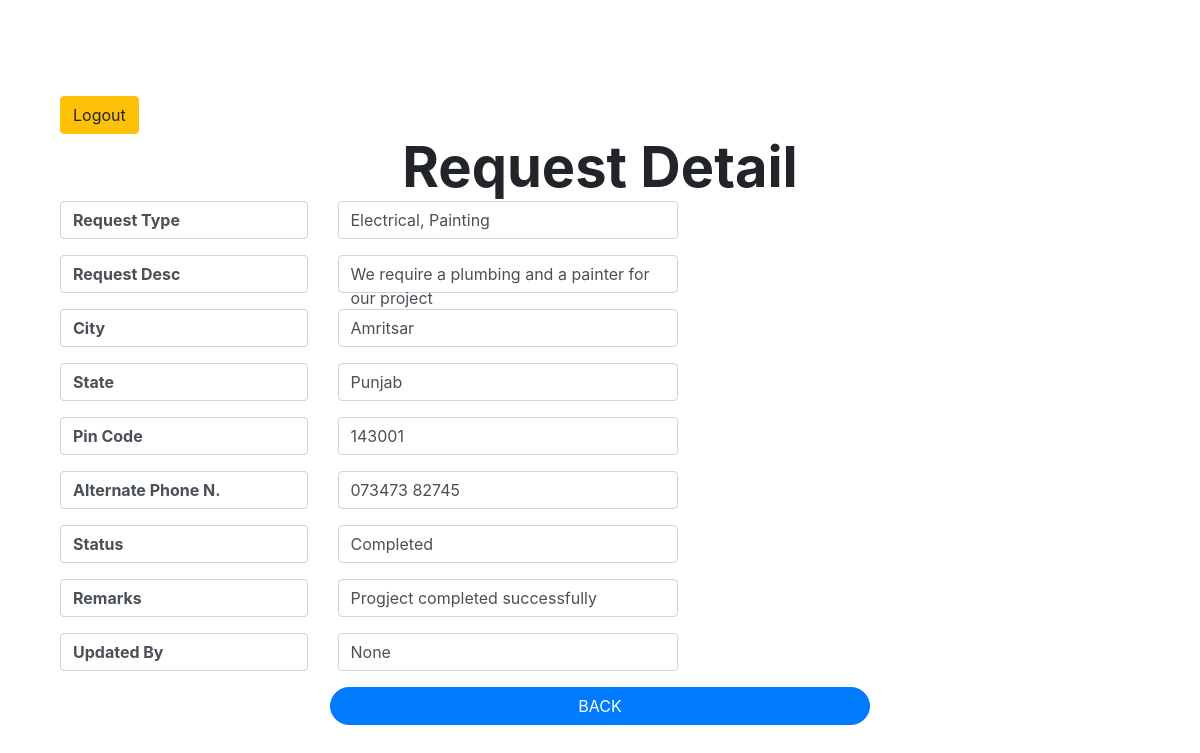
The page /request/detail/1 (signed in) on the database its author committed.
### assignment/models.py (models this page shows, shortened)
class Request_Table(models.Model):
    STATUS_CHOICE = [('Pending', 'Pending'), ('In Progress', 'In Progress'), ('Completed', 'Completed')]
    STATES_NAMES = [('Punjab', 'Punjab'), ('Delhi', 'Delhi'), ('Rajasthan', 'Rajasthan'), ('Maharastra', 'Maharastra'),
                    ('Utter Pradesh', 'Utter Pradesh'), ('Madhya Pradesh', 'Madhya Pradesh'),
                    ('Jammu Kashmir', 'Jammu Kashmir'), ('Gujrat', 'Gujrat'), ('Tamil Nadu', 'Tamil Nadu'),
                    ('Kerela', 'Kerela'), ('Karnatka', 'Karnatka'), ('Orissa', 'Orissa')]
    TYPE = [('Plumbing', 'Plumbing'), ('Electricity', 'Electricity'), ('Painting', 'Painting'),
            ('Deep Cleaning', 'Deep Cleaning')]
    request_type = models.ManyToManyField(Category_type, verbose_name='Request Type')
    request_desc = models.TextField(verbose_name='Request Desc')
    city = models.CharField(max_length=255, verbose_name='City')
    state = models.CharField(max_length=255, choices=STATES_NAMES)
    pincode = models.CharField(max_length=6, verbose_name='Pin Code', validators=[validate_pin])
    date = models.DateTimeField(verbose_name='Request Date', auto_now_add=True)
    mobile = PhoneNumberField()
    status = models.CharField(max_length=255, verbose_name="Status", choices=STATUS_CHOICE, default='Pending',
                              blank=True, null=True)
    remarks = models.TextField(verbose_name="Remarks", blank=True, null=True)
    user = models.ForeignKey(settings.AUTH_USER_MODEL, on_delete=models.CASCADE, verbose_name='User', blank=True,
                             null=True)
    objects = models.Manager

class Category_type(models.Model):
    name = models.CharField(max_length=255, verbose_name='Name')
    objects = models.Manager
    def __str__(self):
        return self.name

### assignment/views.py (the view)
# urls.py: path('request/detail/<int:pk>', Detail_request.as_view(), name="detail"),
@method_decorator(login_required(login_url='/user_login'),name='dispatch')
class Detail_request(DetailView):
    model = Request_Table
    template_name = 'request_detail.html'

### assignment/models.py (called while the page is built)
    @property
    def is_active(self):
        return self.active

### templates/request_detail.html
{% extends 'base.html' %}
{% block content %}
    {% load crispy_forms_tags %}
    <div class="container">
        <br><br><br><br>
        <a href="{% url 'assignment:user_logout' %}" class="btn btn-warning">Logout</a>
        <div class="display-4 font-weight-bolder text-center">Request Detail</div>
        <div class="row">
            <div class="col-sm-3">
                <p class="form-control font-weight-bolder">Request Type</p>
                <p class="form-control font-weight-bolder">Request Desc</p>
                <p class="form-control font-weight-bolder">City</p>
                <p class="form-control font-weight-bolder">State</p>
                <p class="form-control font-weight-bolder">Pin Code</p>
                <p class="form-control font-weight-bolder">Alternate Phone N.</p>
                <p class="form-control font-weight-bolder">Status</p>
                <p class="form-control font-weight-bolder">Remarks</p>
                <p class="form-control font-weight-bolder">Updated By</p>
            </div>
            <div class="col-sm-4">
                <p class="form-control">{{ object.request_type.all|join:", " }}</p>
                <p class="form-control">{{ object.request_desc }}</p>
                <p class="form-control">{{ object.city }}</p>
                <p class="form-control">{{ object.state }}</p>
                <p class="form-control">{{ object.pincode }}</p>
                <p class="form-control">{{ object.mobile }}</p>
                <p class="form-control">{{ object.get_status_display }}</p>
                <p class="form-control">{{ object.remarks }}</p>
                <p class="form-control">{{ object.user }}</p>
            </div>
        </div>
        <div class="text-center">
            <a href="{% url 'assignment:request' %}" class="btn btn-primary badge-pill w-50">BACK</a>
        </div>
    </div>
{% endblock %}

### rows shown on the page
Request_Table: request_type.all "Electrical, Painting", request_desc "We require a plumbing and a painter for our project", city "Amritsar", state "Punjab", pincode "143001", mobile "073473 82745", status "Completed", remarks "Progject completed successfully", user "None"
